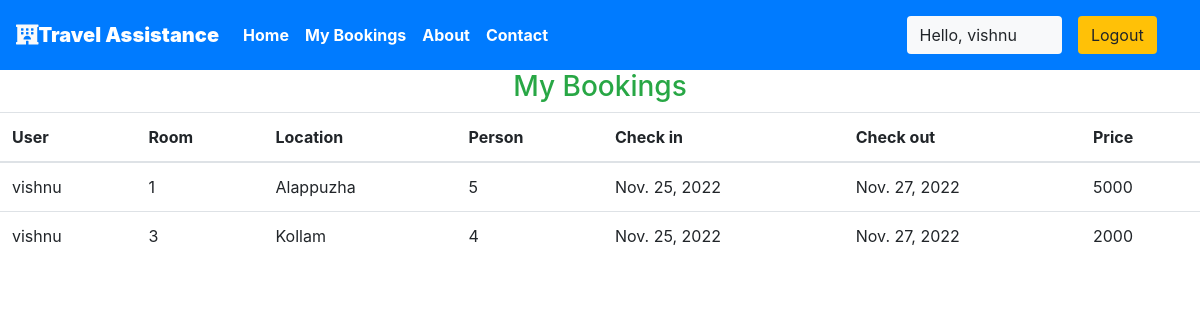
Before: /user/bookings (signed in) with the older database file.
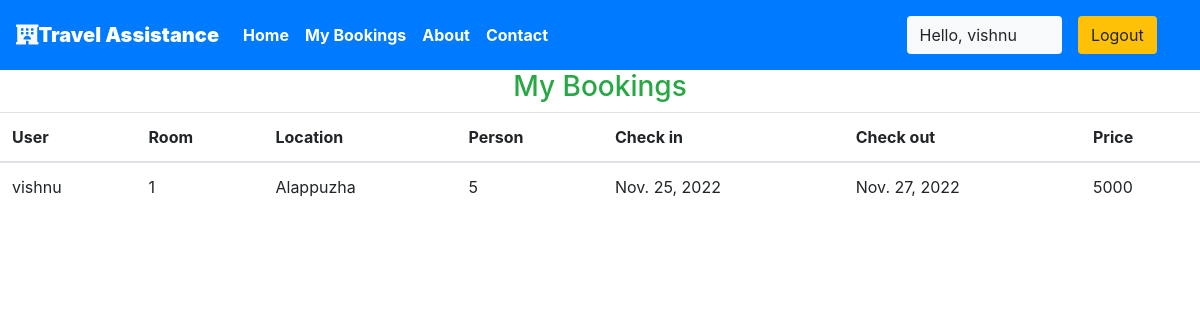
After: the same page with the newer database file.
### krishna/models.py (models this page shows, shortened)
class Reservation(models.Model):
    check_in = models.DateField(auto_now =False)
    check_out = models.DateField()
    room = models.ForeignKey(Rooms, on_delete = models.CASCADE)
    guest = models.ForeignKey(User, on_delete= models.CASCADE)
    booking_id = models.CharField(max_length=100,default="null")

class Rooms(models.Model):
    ROOM_STATUS = (
    ("1", "available"),
    ("2", "not available"),
    )
    ROOM_TYPE = (
    ("1", "premium"),
    ("2", "deluxe"),
    ("3","basic"),
    )
    room_type = models.CharField(max_length=50,choices = ROOM_TYPE)
    capacity = models.IntegerField()
    price = models.IntegerField()
    size = models.IntegerField()
    hotel = models.ForeignKey(Hotels, on_delete = models.CASCADE)
    status = models.CharField(choices =ROOM_STATUS,max_length = 15)
    roomnumber = models.IntegerField()

class Hotels(models.Model):
    name = models.CharField(max_length=30)
    owner = models.CharField(max_length=20)
    location = models.CharField(max_length=50)
    state = models.CharField(max_length=50,default="Kerala")
    country = models.CharField(max_length=50,default="India")

### krishna/views.py (the view)
# urls.py: path('user/bookings', views.user_bookings,name="dashboard"),
@login_required(login_url='/user')
def user_bookings(request):
    if request.user.is_authenticated == False:
        return redirect('userloginpage')
    user = User.objects.all().get(id=request.user.id)
    print(f"request user id ={request.user.id}")
    bookings = Reservation.objects.all().filter(guest=user)
    if not bookings:
        messages.warning(request,"No Bookings Found")
    return HttpResponse(render(request,'user/mybookings.html',{'bookings':bookings}))

### templates/user/mybookings.html
{% extends 'basic.html' %} {% block title %}Dashboard {% endblock title %} {% block body %}
{% load app_tags %}
<h3 class="text-center  text-success">My Bookings </h3>
<table class="table">
    <thead>
        <th>User</th>
        <th>Room</th>
        <th>Location</th>
        <th>Person</th>
        <th>Check in</th>
        <th>Check out</th>
        <th>Price</th>
    </thead>
    {% for each_booking in bookings %}
    <tr>
        <td>{{each_booking.guest.username}}</td>
        <td>{{each_booking.room.roomnumber}}</td>
        <td>{{each_booking.room.hotel.location}}</td>
        <td>{{each_booking.room.capacity}}</td>
        <td>{{each_booking.check_in}}</td>
        <td>{{each_booking.check_out}}</td>
        <td>{{each_booking.room.price}}</td>
    </tr>
    {% endfor %}
</table>
{% endblock body %}

Changed rows visible on the page:
removed Reservation: guest.username "vishnu", room.roomnumber "3", room.hotel.location "Kollam", room.capacity "4", check_in "Nov. 25, 2022", check_out "Nov. 27, 2022", room.price "2000"
